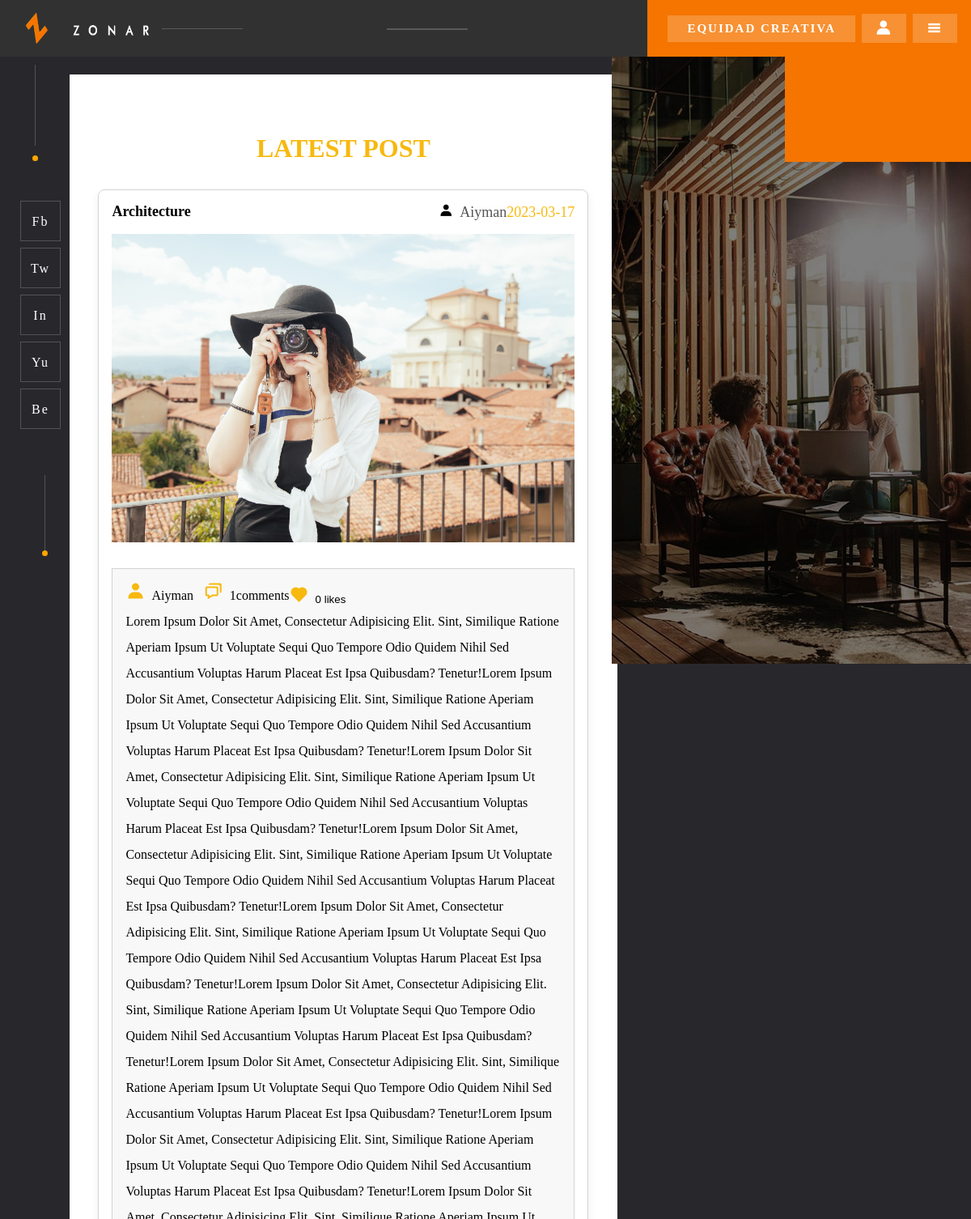
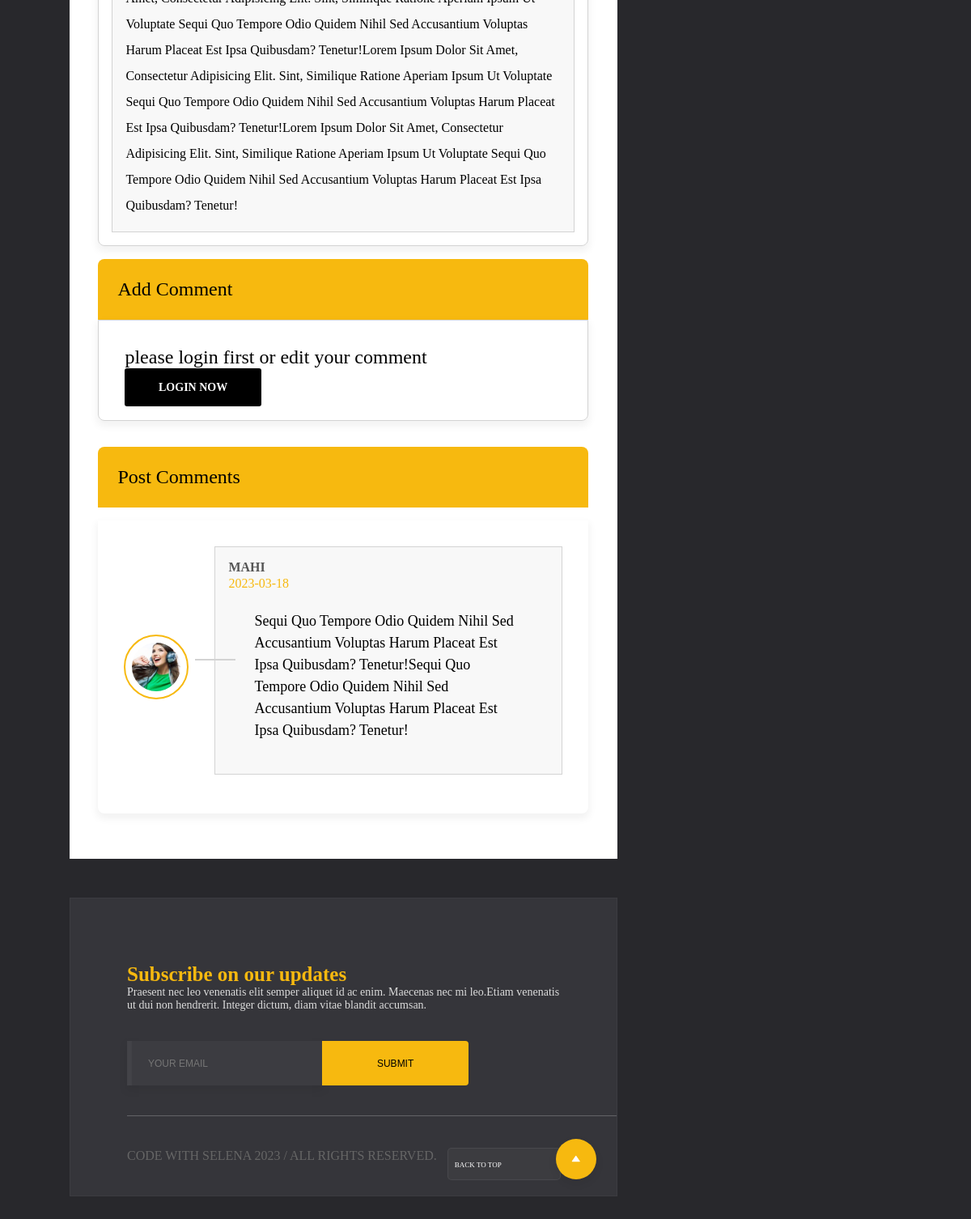
/blog_web/view_posts.php?post_id=11, run on the app's committed database (2 pictures, top to bottom).
### tables this page shows
CREATE TABLE `posts` (
  `id` int(100) NOT NULL,
  `admin_id` int(100) NOT NULL,
  `name` varchar(100) NOT NULL,
  `title` varchar(100) NOT NULL,
  `content` varchar(10000) NOT NULL,
  `category` varchar(50) NOT NULL,
  `image` varchar(100) NOT NULL,
  `date` date NOT NULL DEFAULT current_timestamp(),
  `status` varchar(10) NOT NULL
);

CREATE TABLE `comments` (
  `id` int(100) NOT NULL,
  `post_id` int(100) NOT NULL,
  `admin_id` int(100) NOT NULL,
  `user_id` int(100) NOT NULL,
  `user_name` varchar(50) NOT NULL,
  `comment` varchar(1000) NOT NULL,
  `date` date NOT NULL DEFAULT current_timestamp()
);

CREATE TABLE `users` (
  `id` int(255) NOT NULL,
  `name` varchar(255) NOT NULL,
  `email` varchar(255) NOT NULL,
  `password` varchar(255) NOT NULL,
  `profile` varchar(255) NOT NULL
);

### blog_web/view_posts.php (the view, shortened to what this page needs)
<?php
	include 'components/connect.php';
	if (isset($_SESSION['user_id'])) {
		$user_id = $_SESSION['user_id'];
	}else{
		$user_id = '';
	}
	$get_id = $_GET['post_id'];
?>
<!DOCTYPE html>
<html lang="en">
<head>
   	<link href='https://unpkg.com/boxicons@2.1.2/css/boxicons.min.css' rel='stylesheet'>
</head>
<body>
	<?php include 'components/user_header.php'; ?>
	<div class="container-fluid">
		<div class="blog">
			<div class="blog-container">
				<div class="blog-section">
					<div class="posts-container">
						<h1 class="heading">latest post</h1>
						<div class="box-container">
							<?php
								$select_posts = $conn->prepare("SELECT * FROM `posts` WHERE status = ? AND id=?");
								$select_posts->execute(['active', $get_id]);
								if($select_posts->rowCount() > 0){
									while($fetch_posts = $select_posts->fetch(PDO::FETCH_ASSOC)){
										$post_id = $fetch_posts['id'];
										$count_post_comments = $conn->prepare("SELECT * FROM `comments` WHERE post_id = ?");
										$count_post_comments->execute([$post_id]);
										$total_post_comments = $count_post_comments->rowCount();
										$count_post_likes = $conn->prepare("SELECT * FROM `likes` WHERE post_id = ?");
					                    $count_post_likes->execute([$post_id]);
					                    $total_post_likes = $count_post_likes->rowCount();
										$confirm_likes = $conn->prepare("SELECT * FROM `likes` WHERE user_id = ? AND post_id = ?");
										$confirm_likes->execute([$user_id, $post_id]);
							?>
							<form action="" method="post" class="box">
								<div class="post-title">
									<div class="title"><?= $fetch_posts['title']; ?></div>
									<div class="post-admin">
										<div><i class='bx bxs-user'></i><a href="author_post?authors=<?= $fetch_posts['name'] ?>"><?= $fetch_posts['name']; ?></a><span><?= $fetch_posts['date']; ?></span></div>
									</div>
								</div>
								<?php
									if ($fetch_posts['image'] != '') {
								?>
								<img src="uploaded_img/<?= $fetch_posts['image']; ?>" class="post-image">
								<?php } ?>
								<div class="post-content">
									<div class="icon">
										<div><i class='bx bxs-user'></i><a href="author_post?authors=<?= $fetch_posts['name'] ?>"><?= $fetch_posts['name']; ?></a></div>
										<div><i class="bx bx-chat"></i><span style="color:#000;"><?= $total_post_comments ?>comments</span></div>
										<button type="submit" name="like_post"><i class='bx bxs-heart' style="<?php if($confirm_likes->rowCount() > 0){echo 'color: red;';} ?>"></i><span><?= $total_post_likes; ?> likes</span></button>
									</div>
									<p><?= $fetch_posts['content']; ?></p>
								</div>
							</form>
							<?php
									}
								}else{
									echo '<p class= "empty">no posts added yet!</p>';
								}
							 ?>
						</div>
					</div>
					<section class="comment-container">
						<p class="comment-title">add comment</p>
						<?php
							if ($user_id != '' ) {
								$select_admin_id = $conn->prepare("SELECT * FROM `posts` WHERE id = ?");
								$select_admin_id->execute([$get_id]);
								$fetch_admin_id = $select_admin_id->fetch(PDO::FETCH_ASSOC);
						?>
						<form method="post" class="add-comment">
							<input type="hidden" name="admin_id" value="<?= $fetch_admin_id['admin_id']; ?>">
							<input type="hidden" name="user_name" value="<?= $fetch_profile['name'] ?>">
							<p class="user"><img src="uploaded_img/<?= $fetch_profile['profile'] ?>" class="image"><a href="update.php"><?= $fetch_profile['name'] ?></a></p>
							<textarea name="comment" maxlength="1000" class="comment-box" cols="30" rows="10" placeholder="write your comment" required></textarea>
							<input type="submit" name="add_comment" class="btn">
						</form>
						<?php }else{ ?>
							<div class="add-comment">
								<p>please login first or edit your comment</p>
								<a href="login.php" class="option-btn">login now</a>
							</div>
						<?php }?>
						<p class="comment-title">post comments</p>
						<div class="user-comments-container">
							<?php
								$select_comments = $conn->prepare("SELECT * FROM `comments` WHERE post_id = ?");
								$select_comments->execute([$get_id]);
								if ($select_comments->rowCount() > 0) {
									while($fetch_comments = $select_comments->fetch(PDO::FETCH_ASSOC)){
										$select_profile = $conn->prepare("SELECT * FROM `users` WHERE id = ?");
										$select_profile->execute([$fetch_comments['user_id']]);
										if ($select_profile->rowCount() > 0) {
											$fetch_profile = $select_profile->fetch(PDO::FETCH_ASSOC)
							?>
							<div class="show-comments" style="<?php if($fetch_comments['user_id'] == $user_id){echo 'order: -1;';} ?>">
								<div class="comment-detail">
									<img src="uploaded_img/<?= $fetch_profile['profile']; ?>" class="img">
									<div class="comment-user">
										<span><?= $fetch_comments['user_name']; ?></span>
										<div class="date"><?= $fetch_comments['date']; ?></div>
										<div class="comment-box">
											<?= $fetch_comments['comment']; ?>
										</div>
									</div>
								</div>
							</div>
							<?php
										}
									}
								}
							?>
						</div>
					</section>
				</div>
				<?php include 'components/footer.php'; ?>
			</div>
			<div class="right-section">
				<div class="overlay"></div>
				<div class="detail">
					<div class="right-cube"></div>
				</div>
			</div>
		</div>
	</div>
</body>
</html>

### blog_web/components/user_header.php (shortened to what this page needs)
<div class="head">
	<header>
		<div class="logo">
			<img src="image/logo.png">
		</div>
		<div class="logo1">
			<span>Equidad Creativa</span>
			<div class="bx bxs-user" id="user-btn"></div>
			<div class="bx bx-menu" id="menu-btn"></div>
		</div>
	</header>
	<div class="left-header">
		<div class="social-icons">
			<p>fb</p>
			<p>tw</p>
			<p>in</p>
			<p>yu</p>
			<p>be</p>
		</div>
	</div>
</div>

### blog_web/components/footer.php
<footer class="main-footer">
	<div class="footer-wrap">
		<div class="inner-footer">
			<div class="row">
				<h3>Subscribe on our updates</h3>
				<p>Praesent nec leo venenatis elit semper aliquet id ac enim. Maecenas nec mi leo.Etiam venenatis <br> ut dui non hendrerit. Integer dictum, diam vitae blandit accumsan.</p>
				<div class="subscribe-form">
					<form id="subscribe">
						<input type="email" name="" id="subscribe-email" placeholder="Your Email">
						<button class="subscribe-button">submit</button>
					</form>
				</div>
			</div>
			<div class="policy-box">
				<span>code with selena 2023 / All Rights Reserved. </span>
			</div>
			<a class="to-top"><span>Back to Top</span><i class="bx bxs-up-arrow"></i></a>
		</div>
	</div>
</footer>

### data on the page
posts: title "Architecture", name "Aiyman", date "2023-03-17", image (picture), total_post_comments "1", total_post_likes "0", content "Lorem Ipsum Dolor Sit Amet, Consectetur Adipisicing Elit. Sint, Similique Ratione Aperiam Ipsum Ut Voluptate Sequi Quo Tempore Odio Quidem Nihil Sed Accusantium Voluptas Harum Placeat Est Ipsa Quibusdam? Tenetur!Lorem Ipsum Dolor Sit Amet, Consectetur Adipisicing Elit. Sint, Similique Ratione Aperiam Ipsum Ut Voluptate Sequi Quo Tempore Odio Quidem Nihil Sed Accusantium Voluptas Harum Placeat Est Ipsa Quibusdam? Tenetur!Lorem Ipsum Dolor Sit Amet, Consectetur Adipisicing Elit. Sint, Similique Ratione Aperiam Ipsum Ut Voluptate Sequi Quo Tempore Odio Quidem Nihil Sed Accusantium Voluptas Harum Placeat Est Ipsa Quibusdam? Tenetur!Lorem Ipsum Dolor Sit Amet, Consectetur Adipisicing Elit. Sint,…"
comments: user.profile (picture), user_name "MAHI", date "2023-03-18", comment "Sequi Quo Tempore Odio Quidem Nihil Sed Accusantium Voluptas Harum Placeat Est Ipsa Quibusdam? Tenetur!Sequi Quo Tempore Odio Quidem Nihil Sed Accusantium Voluptas Harum Placeat Est Ipsa Quibusdam? Tenetur!"
